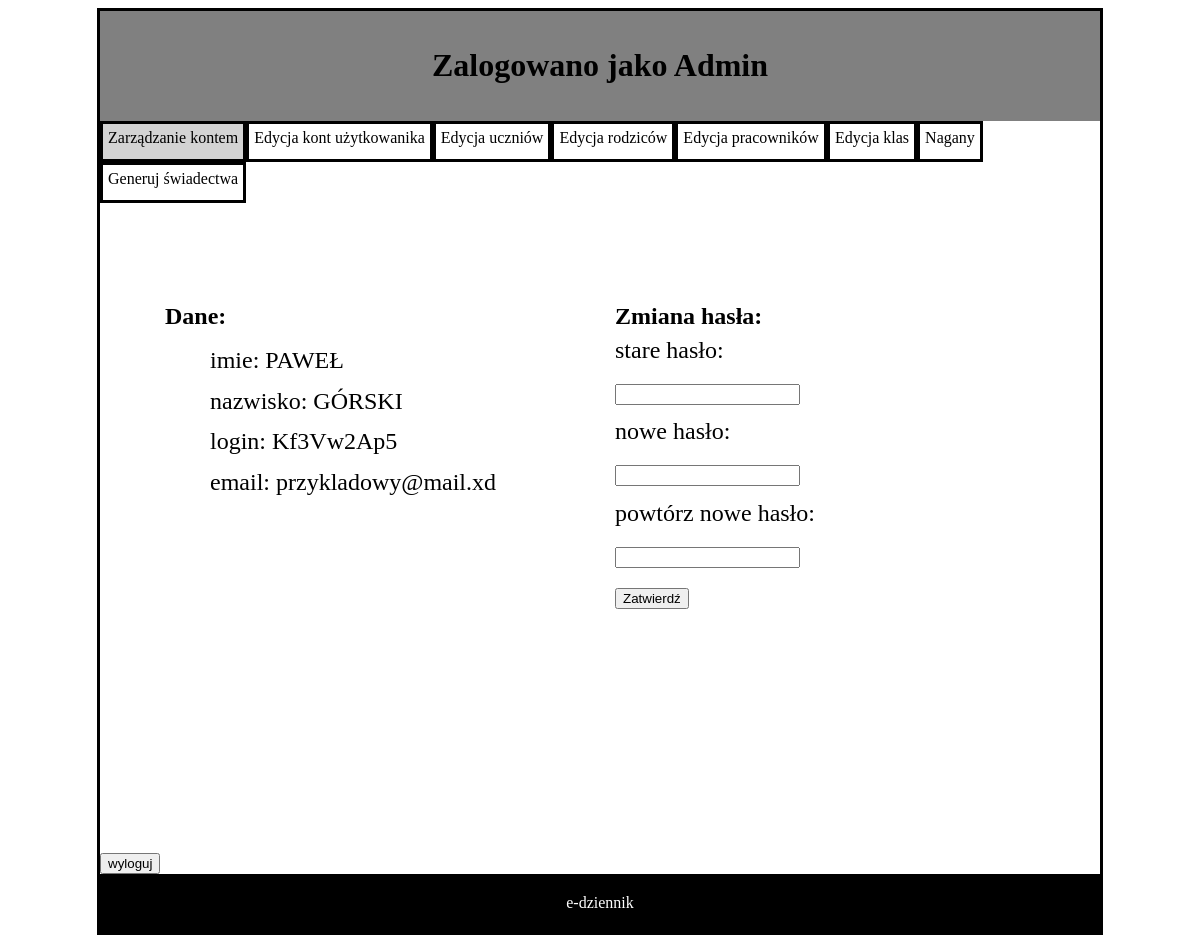
Page /aplikacja/admin/a_konto.php (signed in) on the committed database.
### tables this page shows
CREATE TABLE IF NOT EXISTS `uzytkownik` (
  `uzytkownik_login` varchar(16) NOT NULL DEFAULT left(md5(rand()),6),
  `nazwisko` varchar(30) NOT NULL,
  `imie` varchar(20) NOT NULL,
  `haslo` char(32) NOT NULL DEFAULT md5('123456'),
  `rodzaj` enum('U','N','R','I','A') DEFAULT 'I',
  `email` varchar(50) DEFAULT NULL,
  PRIMARY KEY (`uzytkownik_login`) USING BTREE,
  UNIQUE KEY `login` (`uzytkownik_login`),
  KEY `haslo` (`haslo`) USING BTREE
);

### aplikacja/admin/a_konto.php (the view, shortened to what this page needs)
<!DOCTYPE HTML>
<html lang="pl">
<head>
    <link rel="stylesheet" href="../Styles/styleApp.css" type="text/css" />
</head>
<body>
	<div id="container">
		<div id="logo">
			<h1>Zalogowano jako Admin</h1>
		</div>
		<a href="a_konto.php">
		<div id="teraz">
		Zarządzanie kontem
		</div>
		</a>
		<a href="a_edycja_kont.php">
		<div id="inne">
		Edycja kont użytkowanika
		</div></a>
		<a href="a_edycja_uczniow.php">
		<div id="inne">
		Edycja uczniów
		</div></a>
		<a href="a_edycja_rodzicow.php">
		<div id="inne">
		Edycja rodziców
		</div></a>
		<a href="a_edycja_pracownikow.php">
		<div id="inne">
		Edycja pracowników
		</div></a>
		<a href="a_edycja_klas.php">
		<div id="inne">
		Edycja klas
		</div></a>
		<a href="a_nagany.php">
		<div id="inne">
		Nagany
		</div></a>
		<a href="a_swiadectwa.php">
		<div id="inne">
		Generuj świadectwa
		</div></a>
		<?php
	require_once "../connect.php";
	$conn=@new mysqli($IP, $username, $password, $DB_name);
	if ($conn->connect_errno!=0)
	{
		echo "Error: ".$conn->connect_errno;
	}
	else
	{
		$login=$_SESSION['uzytkownik_login'];
		$haslo = $_SESSION['haslo'];
		$sql="SELECT * FROM uzytkownik WHERE uzytkownik_login='$login' AND haslo='$haslo'";
		$result = @$conn->query($sql);
		$dane_uzytkowanika=@mysqli_fetch_assoc($result);
			}
	?>
		<div id="tresc">
			<div id="lewy">
			<B> Dane: </B><br/>
			<div id="dane">
				imie:  <?php echo $dane_uzytkowanika['imie'] ; ?>  <br/>
				nazwisko: <?php echo $dane_uzytkowanika['nazwisko'] ; ?>   <br/>
				login: <?php echo $dane_uzytkowanika['uzytkownik_login'] ; ?><br/>
				email: <?php echo $dane_uzytkowanika['email'] ; ?><br/>
			</div>
			</div>
<form action="zmiana_hasla.php" method="post">
			<div id="prawy">
				<B> Zmiana hasła: </B><br/>
				<div id="zmianahasla">
					stare hasło:<br/>
					<input type="password" name="stare"> <br/>
					nowe hasło:<br/>
					<input type="password" name="nowe"><br/>
					powtórz nowe hasło:<br/>
					<input type="password" name="p_nowe"><br/>
					<button type="submit">Zatwierdź</button>
					</form>
				</div>
			</div>
		<form action="../wyloguj.php" >
		<button type="submit">wyloguj</button>
		</form>
		<div id="footer">
		e-dziennik
		</div>
</body>
</html>

### aplikacja/Styles/styleApp.css (style rules this page uses)
#container { border: solid ; width: 1000px; margin-left: auto; margin-right: auto; }
#logo { background:gray; text-align: center; padding: 15px; }
#teraz { border: solid black; float: left; background-color: lightgray; min-height: 25px; text-align: center; padding: 5px; color: black }
#inne { border: solid black; float: left; min-height: 25px; text-align: center; padding: 5px; color: black }
#tresc { clear: both; text-align: left; min-height: 650px; }
#lewy { float: left; padding:50px; margin-top:50px; text-align: left; margin-left:15px; font-size: 24px; min-width:400px; }
#dane { margin-top:10px; text-align: left; margin-left:45px; font-size: 24px; line-height:1.7; }
#prawy { float: left; margin-top:100px; text-align: left; font-size: 24px; min-width:50px; }
#zmianahasla { line-height:1.7; }
#footer { clear: both; background-color: black; color: white; text-align: center; padding:20px; }

### rows in the picture
uzytkownik: imie "PAWEŁ", nazwisko "GÓRSKI", uzytkownik_login "Kf3Vw2Ap5", email "przykladowy@mail.xd"
